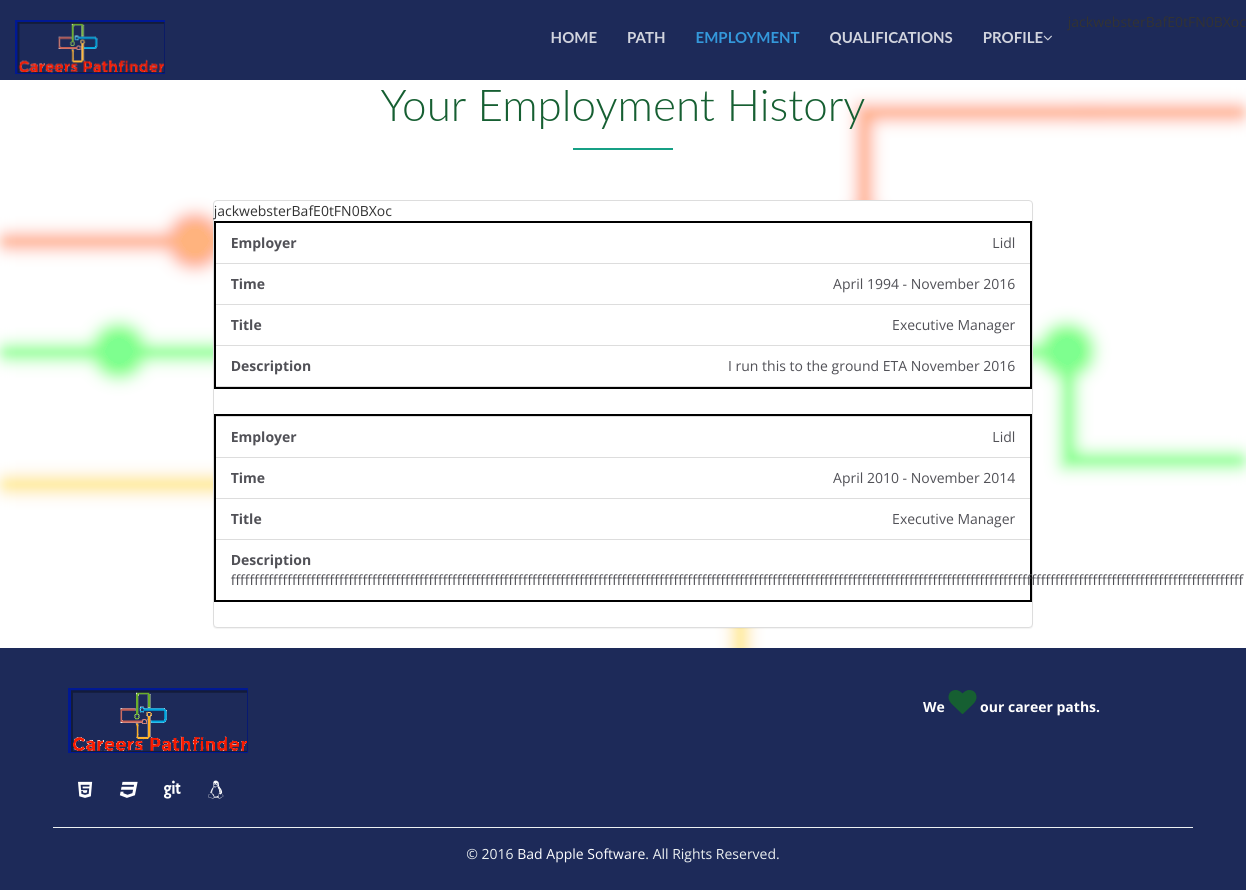
Screenshot of /HTML/employmenthistory.php (signed in) with the database file from the repository.
### tables this page shows
CREATE TABLE IF NOT EXISTS `useremployment` (
  `EmploymentID` int(11) NOT NULL AUTO_INCREMENT,
  `UserID` int(11) NOT NULL,
  `StartMonth` int(11) NOT NULL,
  `StartYear` year(4) NOT NULL,
  `EndMonth` int(11) NOT NULL,
  `EndYear` year(4) NOT NULL,
  `Employer` tinytext NOT NULL,
  `JobTitle` tinytext NOT NULL,
  `JobDescription` tinytext NOT NULL,
  PRIMARY KEY (`EmploymentID`),
  UNIQUE KEY `EmploymentID` (`EmploymentID`),
  KEY `UserID` (`UserID`),
  KEY `StartMonth` (`StartMonth`,`EndMonth`),
  KEY `EndMonth` (`EndMonth`)
);

CREATE TABLE IF NOT EXISTS `months` (
  `MonthID` int(11) NOT NULL AUTO_INCREMENT,
  `MonthName` varchar(12) NOT NULL,
  PRIMARY KEY (`MonthID`),
  UNIQUE KEY `MonthID` (`MonthID`)
);

### php/account/displayJobs.php (the view)
<?php
include "core/connection.php";
include 'core/validCookie.php';
$getUserJob = mysqli_stmt_init($link);
mysqli_stmt_prepare($getUserJob, "SELECT useremployment.EmploymentID, useremployment.Employer, useremployment.JobTitle, useremployment.JobDescription, S1.MonthName as SMonth,
	S2.MonthName as EMonth, useremployment.StartYear, useremployment.EndYear FROM useremployment
	INNER JOIN userlogin ON useremployment.UserID = userlogin.UserID
	INNER JOIN months S1 ON useremployment.StartMonth = S1.MonthID
	INNER JOIN months S2 ON useremployment.EndMonth = S2.MonthID
	where userlogin.UserName= ? and userlogin.Password = ? ");
mysqli_stmt_bind_param($getUserJob, 'ss', $temp['user'], $temp['pass']);
mysqli_stmt_execute($getUserJob);
$joblist = mysqli_stmt_get_result($getUserJob);
while($row = mysqli_fetch_assoc($joblist)){
	echo'<ul class="list-group jobblock" id="'.$row['EmploymentID'].'"" onclick = "employmentclicked('.$row['EmploymentID'].')">
	<li class="list-group-item text-right"><span class="pull-left"><strong>'.'Employer'.'</strong></span> <div id="employer">'.$row['Employer'].'</div> </li>
	<li class="list-group-item text-right"><span class="pull-left"><strong>'.'Time'.'</strong></span> <div id="start">'.$row['SMonth']." ".$row['StartYear']. " - ".$row['EMonth'].' '.$row['EndYear'].'</div></li>
	<li class="list-group-item text-right"><span class="pull-left"><strong>'.'Title'.'</strong></span> <div id="title">'.$row['JobTitle'].'</div> </li>
	<li class="list-group-item text-right"><span class="pull-left"><strong>'.'Description'.'</strong></span> <div id="desc">'.$row['JobDescription'].'</div> </li>
	</ul>';
}
?>

### HTML/employmenthistory.php (shortened to what this page needs)
<!DOCTYPE html>
<html lang="en" style="height:100%;">
<head>
	<link href="../css/responsive.css" rel="stylesheet">
	<link href="../css/bootstrap/css/bootstrap.min.css" rel="stylesheet">
	<link href="../css/font-awesome.min.css" rel="stylesheet">
	<link href="../css/style-library-1.css" rel="stylesheet">
	<link href="../css/plugins.css" rel="stylesheet">
	<link href="../css/blocks.css" rel="stylesheet">
	<link href="../css/custom.css" rel="stylesheet">
</head>
<body data-spy="scroll" data-target="nav">
	<header id="header-1" class="header-1">
		<nav class="main-nav navbar-fixed-top headroom headroom--pinned bg-navfoot">
			<div class="container-fluid">
				<div class="navbar-header">
					<a href="#">
						<img src="../images/carel.png" class="brand-img img-responsive">
					</a>
				</div>
				<div class="collapse navbar-collapse">
					<ul class="nav navbar-nav navbar-right">
						<li class="nav-item">
							<a href="home.html" class="littlestuff-hover">Home</a>
						</li>
						<?php
						include "../php/admin/adminButton.php";
						?>
						<li class="nav-item">
							<a href="workingbuilderTemp.php" class="littlestuff-hover">Path</a>
						</li>
						<li class="active nav-item">
							<a href="employmenthistory.php" class="littlestuff-hover">Employment</a>
						</li>
						<li class="nav-item">
							<a href="qualifications.php" class="littlestuff-hover">Qualifications</a>
						</li>
						<li class="nav-item dropdown">
							<a class="dropdown-toggle" data-toggle="dropdown" data-hover="dropdown" data-delay="0" data-close-others="true" href="profile.php">Profile<i class="fa fa-angle-down"></i></a>
						</li>
					</ul>
				</div>
			</div>
		</nav>
	</header>
	<div class="middle-bit">
		<div class="col-sm-10 col-sm-offset-1">
			<div class="underlined-title">
				<h1>Your Employment History</h1>
				<hr class="headings">
			</div>
		</div>
		<div class="row contact-wrap">
			<div class="col-md-8 col-md-offset-2">
				<div class="panel panel-default" id="currentQualifications">
					<?php
					include "../php/displayJobs.php";
					?>
				</div>
			</div>
		</div>
	</div>
	<section class="content-block-nopad footer-wrap-1-3 bg-navfoot">
		<div class="container footer-1-3">
			<div class="col-md-4 pull-left">
				<img src="../images/carell.png" class="brand-img img-responsive">
				<ul class="social social-dark">
					<li>
						<a href="#"><i class="fa fa-2x fa-html5 white"></i></a>
					</li>
					<li>
						<a href="#"><i class="fa fa-2x fa-css3 white"></i></a>
					</li>
					<li>
						<a href="#"><i class="fa fa-2x fa-git white"></i></a>
					</li>
					<li>
						<a href="#"><i class="fa fa-2x fa-linux white"></i></a>
					</li>
					<li>
						<a href="#"><i class="fa fa-2x fa-fonticons white"></i></a>
					</li>
					<li>
						<a href="#"><i class="fa fa-2x fa-chrome white"></i></a>
					</li>
				</ul>
			</div>
			<div class="col-md-3 pull-right">
				<p class="address-bold-line">We <i class="fa fa-2x fa-heart littlestuff"></i> our career paths.</p>
			</div>
			<div class="col-xs-12 footer-text">
				<p>&copy; 2016 <a target="_blank" href="#" title="badapplesoftware"> Bad Apple Software</a>. All Rights Reserved.</p>
			</div>
		</div>
	</section>
</body>
</html>

### PHP/Core/validCookie.php (shortened to what this page needs)
<?php
if (isset($_COOKIE['confirmation'])) {
	$temp = unserialize($_COOKIE['confirmation']);
    echo($temp['user']. $temp['pass']);
}

### CSS/style-library-1.css (style rules this page uses)
body { font-family: "Open Sans", Helvetica, Arial, sans-serif; color: #333333; background: #ffffff; overflow-x: hidden; -webkit-font-smoothing: antialiased; -moz-osx-font-smoothing: grayscale; }
.white { color: #FFFFFF !important; }
h1, h2, h3, h4, h5, h6, .h1, .h2, .h3, .h4, .h5, .h6 { font-family: 'Lato', Helvetica, Arial, sans-serif; line-height: 1.1; }
h1, h2, h3 { margin-bottom: 20px; font-weight: 300; }
h1, .h1 { font-size: 44px; }
p { font-size: 14px; line-height: 1.6; margin: 15px 0; color: #515157; }
a { color: #1abc9c; }
ul { list-style: none; position: relative; padding-left: 22px; }
ul li, ol li { font-size: 14px; color: #515157; margin-bottom: 5px; }
.underlined-title { text-align: center; padding-bottom: 30px; }
.underlined-title h1 { color: #2c3e50; margin: 0; }
.underlined-title hr { width: 10%; border-width: 2px; border-color: #16a085; }
.social { padding: 0; margin: 0; list-style: none; position: relative; z-index: 100; }
.social li { display: inline-block; margin-right: 6px; }
.social li a { display: table; position: relative; }
.social li a i { text-align: center; display: table-cell; vertical-align: middle; width: 34px; height: 34px; font-size: 18px; -webkit-transition: all 200ms ease-out; -moz-transition: all 200ms ease-out; -o-transition: all 200ms ease-out; transition: all 200ms ease-out; }
.social-dark li a i { color: #666666; }
.social li a i:after { content: ''; z-index: -1; position: absolute; width: 100%; height: 0; top: 0; left: 0; -webkit-transition: all 200ms ease-out; -moz-transition: all 200ms ease-out; -o-transition: all 200ms ease-out; transition: all 200ms ease-out; }
.content-block-nopad { width: 100%; z-index: 100; position: relative; background-color: #ffffff; }

### CSS/blocks.css (style rules this page uses)
#header-1 { width: 100%; background: none; height: 80px; }
#header-1 .main-nav { background-color: #193441; border: 0; height: 80px; }
#header-1 .main-nav .nav { margin-top: 12px; }
#header-1 .main-nav .navbar-nav > li a { font-family: 'Lato', sans-serif; font-weight: 700; text-transform: uppercase; font-size: 15px; color: #fff; color: rgba(255, 255, 255, 0.8); }
#header-1 .main-nav .navbar-nav > li.active a { color: #3498DB; background: none; }
#header-1 .main-nav .navbar-nav > li.active { color: #333; }
#header-1 .brand-img { max-width: 150px; padding: 20px 0; }
.headroom { position: fixed; top: 0; left: 0; right: 0; transition: all .2s ease-in-out; }
.headroom--pinned { top: 0; }
*, *:after, *:before { box-sizing: border-box; }
.footer-1-3 { padding-top: 40px; padding-bottom: 10px; }
.footer-1-3 .brand-img { width: 180px; }
.footer-1-3 .social { margin-top: 20px; }
.footer-1-3 .address-bold-line { font-weight: 700; margin: 0; color: #ffffff; }
.footer-1-3 .footer-text { border-top: #ecf0f1 1px solid; text-align: center; margin-top: 10px; }
.footer-1-3 .footer-text p { color: #ecf0f1; }

### CSS/custom.css (style rules this page uses)
.jobblock { cursor: pointer; cursor: hand; color: black; }
body { margin-bottom: 80px height: 100%; }
section { min-height: 100%; height: 100%; }
.header-1 { padding-bottom: 50px; }
a { color:white; }
body { display: flex; flex-direction: column; min-height: 100vh; }
div.middle-bit { flex:1; }
.underlined-title h1 { color: #165f32 !important; }
.headings { color: #431857 !important; }
.littlestuff { color: #165f32 !important; }
.bg-navfoot { background-color: #1d2a59 !important; }
#currentQualifications ul { margin-bottom: 25px; border: solid 2px black; }

### rows the page displays
useremployment: Employer "Lidl", StartMonth.MonthName "April", StartYear "1994", EndMonth.MonthName "November", EndYear "2016", JobTitle "Executive Manager", JobDescription "I run this to the ground ETA November 2016"
useremployment: Employer "Lidl", StartMonth.MonthName "April", StartYear "2010", EndMonth.MonthName "November", EndYear "2014", JobTitle "Executive Manager", JobDescription "fffffffffffffffffffffffffffffffffffffffffffffffffffffffffffffffffffffffffffffffffffffffffffffffffffffffffffffffffffffffffffffffffffffffffffffffffffffffffffffffffffffffffffffffffffffffffffffffffffffffffffffffffffffff"

### other values shown
$temp['pass'] "BafE0tFN0BXoc BafE0tFN0BXoc"
$temp['user'] "jackwebster"
